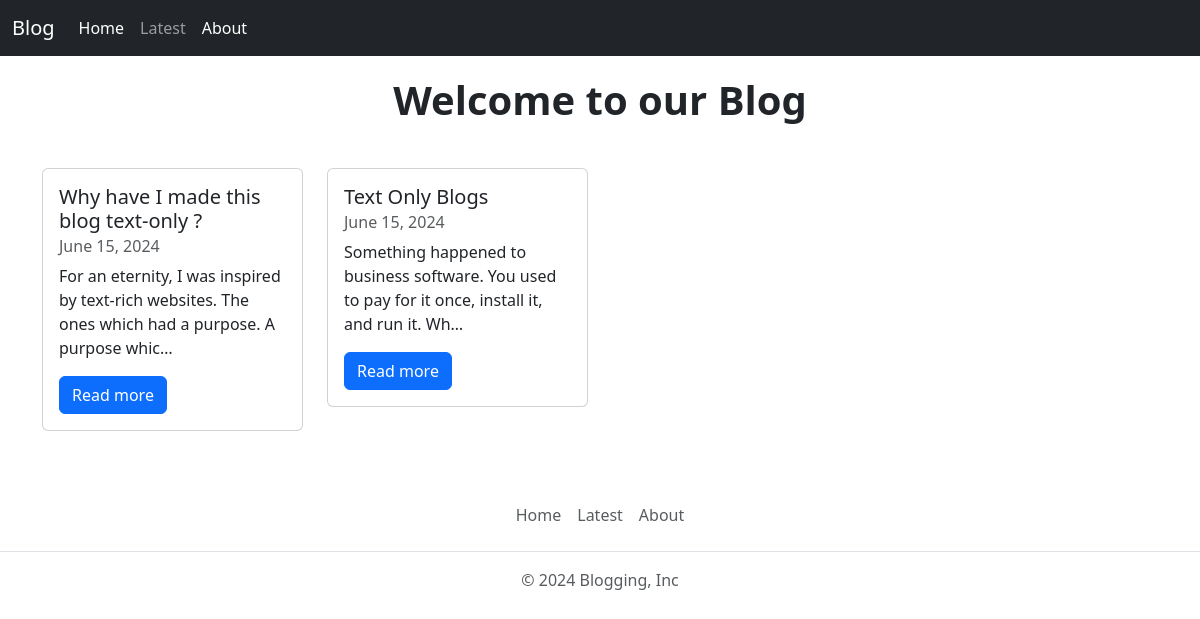
/blog/, run on an earlier commit of the app's database.
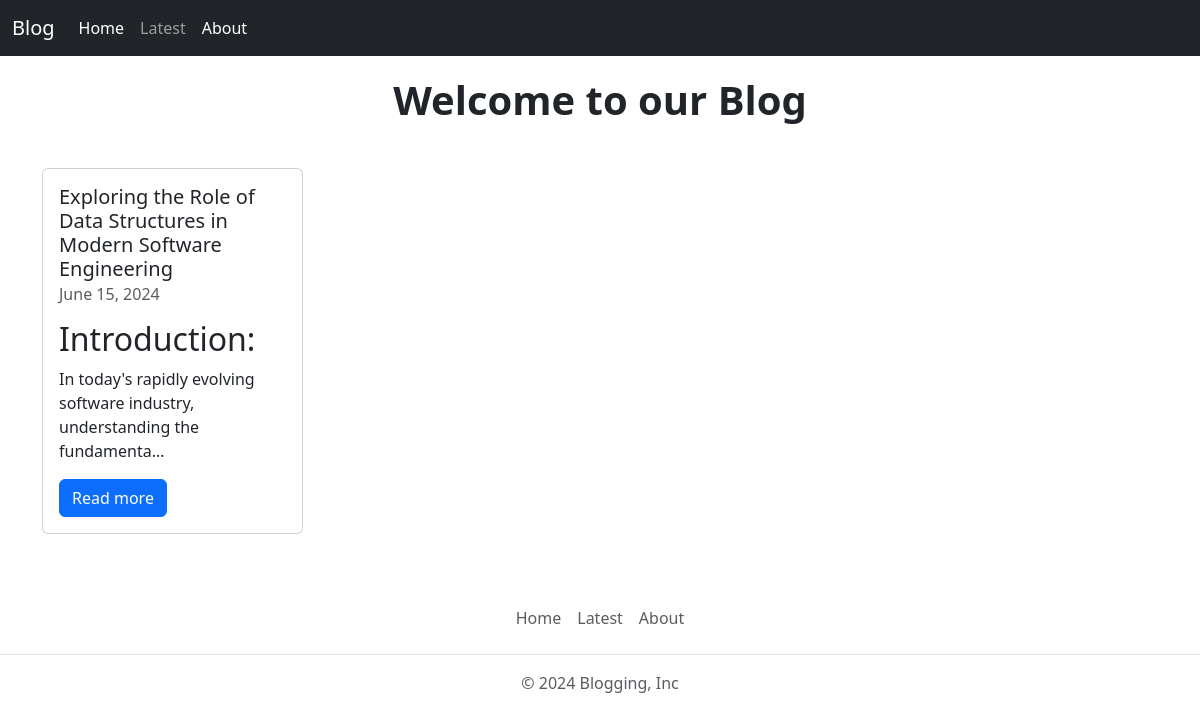
And on a later commit of the database.
### blogging/models.py (models this page shows, shortened)
class post(models.Model):
    id = models.BigAutoField(primary_key=True)
    title = models.CharField(max_length=300)
    pub_date = models.DateField("Published Date")
    content = models.TextField(default="Content")

### blogging/views.py (the view)
# urls.py: path("", views.index, name="index"),
def index(request):
    if(post.objects.all().count() == 0):
        return render(request,"index.html")
    latest_post_list = post.objects.all().order_by("-pub_date")
    latest_postId = post.objects.latest('id').id
    context = {
        "latest_post_list":latest_post_list,
        "latest_post_id":latest_postId,
    }
    return render(request,"index.html",context)

### blogging/templates/index.html (shortened to what this page needs)
{% extends "base.html" %}
{% block body %}
<h1 class="mb-5 text-center fw-bold lh-1">Welcome to our Blog</h1>
{% if latest_post_list %}
    <div class="row">
    {% if latest_post_list %}
    {% for post in latest_post_list %}
        <div class="col-md-3">
            <div class="card" style="width: 18rem margin:15rem;">
                <div class="card-body">
                    <h5 class="card-title">{{ post.title }}</h5>
                    <h6 class="card-subtitle mb-2 text-body-secondary">{{post.pub_date}}</h6>
                    <p class="card-text">{{ post.content|truncatechars:100|safe }}</p>
                    <a href="/blog/post/{{ post.id }}/" class="btn btn-primary">Read more</a>
                </div>
            </div>
        </div>
    {% endfor %}
    {% else %}
    <p>No post till now </p>
    {% endif %}
    </div>
{% else %}
    <p>No posts are available.</p>
{% endif %}
{% endblock body %}

### blogging/templates/base.html (shortened to what this page needs)
<!doctype html>
<html lang="en">
  <head>
    <link href="https://cdn.jsdelivr.net/npm/bootstrap@5.3.3/dist/css/bootstrap.min.css" rel="stylesheet">
  </head>
  <body>
    <div class = "mb-4">
        <nav class="navbar navbar-dark bg-dark navbar-expand-lg ">
            <div class="container-fluid">
              <a class="navbar-brand" href="/blog">Blog</a>
              <div class="collapse navbar-collapse" id="navbarSupportedContent">
                <ul class="navbar-nav me-auto mb-2 mb-lg-0">
                  <li class="nav-item">
                    <a class="nav-link active" aria-current="page" href="/blog">Home</a>
                  </li>
                  <li class="nav-item">
                    <a class="nav-link" href="/blog/post/{{latest_post_id}}">Latest</a>
                  </li>
                  <li class="nav-item">
                    <a class="nav-link active" aria-current="page" href="/blog/about">About</a>
                  </li>
                </ul>
              </div>
            </div>
          </nav>
    </div>
    <div class="container mb-5">
        {% block body %}{% endblock body %}
    </div>
    <div>
        <footer class="py-3 my-4">
            <ul class="nav justify-content-center border-bottom pb-3 mb-3">
              <li class="nav-item"><a href="/blog" class="nav-link px-2 text-muted">Home</a></li>
              <li class="nav-item"><a href="/blog/post/{{latest_post_id}}" class="nav-link px-2 text-muted">Latest</a></li>
              <li class="nav-item"><a href="/blog/about" class="nav-link px-2 text-muted">About</a></li>
            </ul>
            <p class="text-center text-muted">© 2024 Blogging, Inc</p>
          </footer>
    </div>
  </body>
</html>

What changed in the data, as far as the page shows it:
removed post: title "Why have I made this blog text-only ?", pub_date "June 15, 2024", content "For an eternity, I was inspired by text-rich websites. The ones which had a purpose. A purpose whic…"
removed post: title "Text Only Blogs", pub_date "June 15, 2024", content "Something happened to business software. You used to pay for it once, install it, and run it. Wh…"
added post: title "Exploring the Role of Data Structures in Modern Software Engineering", pub_date "June 15, 2024", content "Introduction: In today's rapidly evolving software industry, understanding the fundamenta…"
